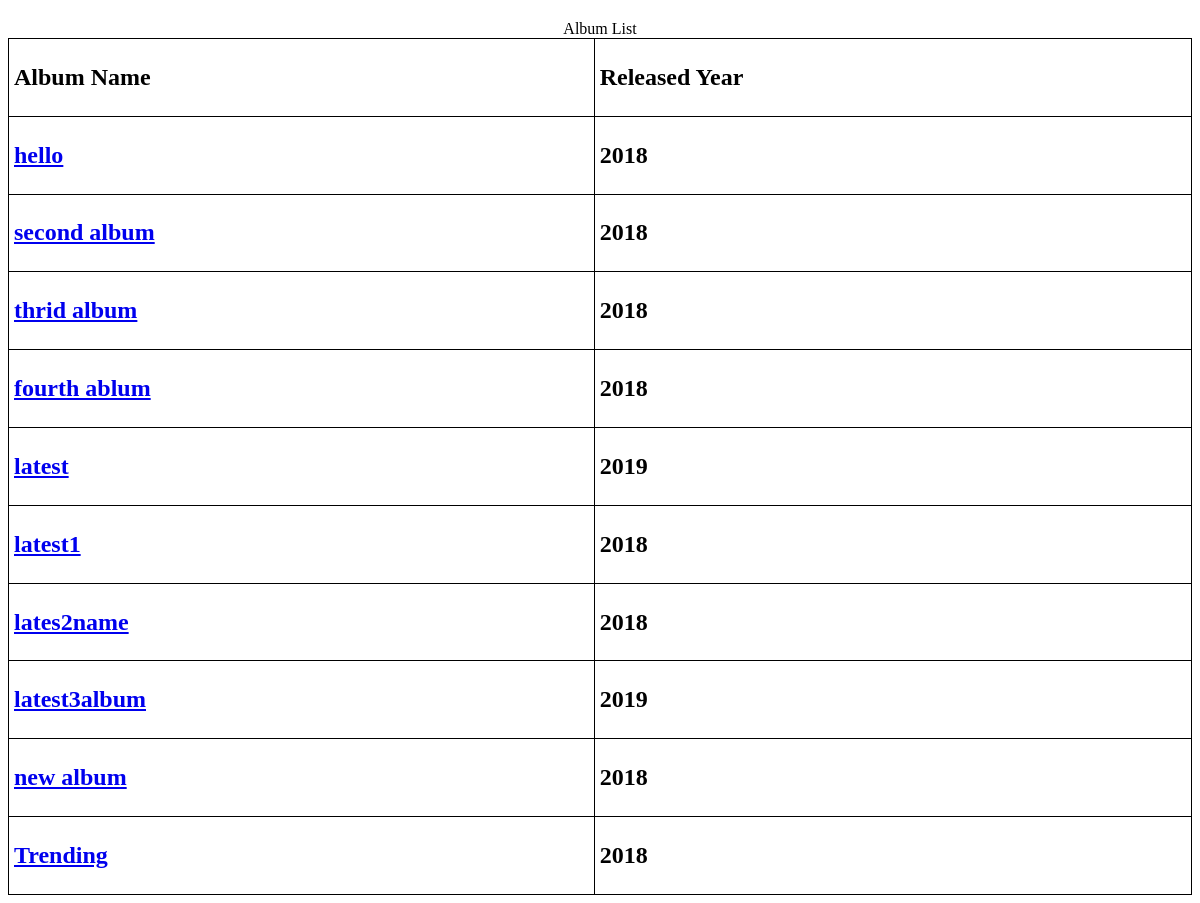
The app's page /Mysongs/albumdetails, older data.
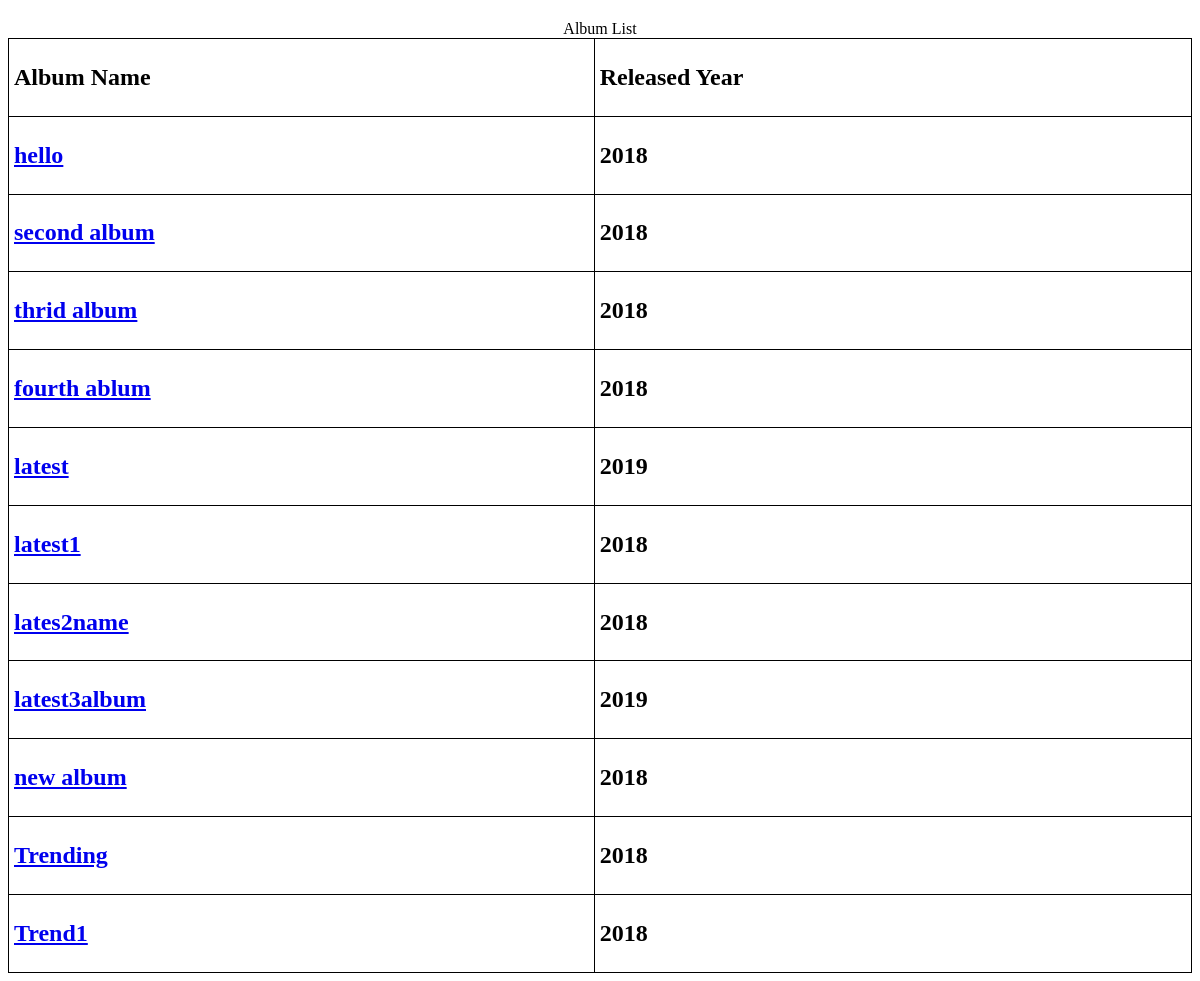
The same page, newer data.
### Mysongs/models.py (models this page shows, shortened)
class Albumtable(models.Model):
    album_id = models.AutoField(primary_key=True)
    album_name = models.CharField(max_length=60)
    album_year = models.IntegerField(null=True)

### Mysongs/views.py (the view)
# urls.py: path('albumdetails', views.albumdetails, name='Album'),
def albumdetails(request):
    album_list = Albumtable.objects.all()
    return render(request, 'Mysongs/Albumdetails.html', {'album_list': album_list})

### Mysongs/Templates/Mysongs/Albumdetails.html (shortened to what this page needs)
<!DOCTYPE html>
<html>
<head lang="en">
</head>
<body>
<table style="width:100%">
    <h2><caption>Album List</caption></h2>
    <tr>
               <th><h2>Album Name</h2></th>
                <th><h2>Released Year</h2></th>
</tr>
    <tr>
       {% for album in album_list %}
        <ul>
                <th><h2><a href="songsview/{{ album.album_id }}">{{ album.album_name}} </a></h2></th>
            <th><h2>{{ album.album_year}}</h2></th>
        </ul>
        </tr>
{% endfor %}
    </table>
</body>
</html>

### Mysongs/Templates/Mysongs/Albumdetails.html (style rules this page uses)
table, th, td { border: 1px solid black; border-collapse: collapse; }
th, td { padding: 5px; text-align: left; }

Row changes from the older to the newer data that the page shows:
added Albumtable: album_name "Trend1", album_year "2018"
